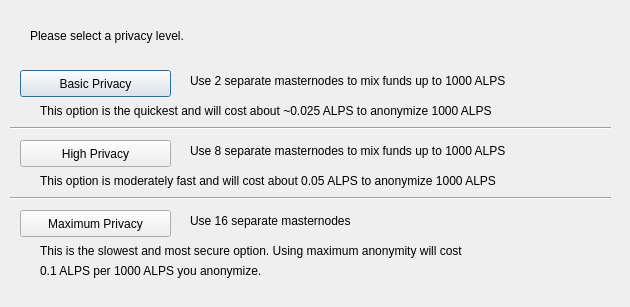
<?xml version="1.0" encoding="UTF-8"?>
<ui version="4.0">
 <class>DarksendConfig</class>
 <widget class="QDialog" name="DarksendConfig">
  <property name="geometry">
   <rect>
    <x>0</x>
    <y>0</y>
    <width>630</width>
    <height>307</height>
   </rect>
  </property>
  <property name="windowTitle">
   <string>Configure PrivateSend</string>
  </property>
  <widget class="QPushButton" name="buttonBasic">
   <property name="geometry">
    <rect>
     <x>20</x>
     <y>70</y>
     <width>151</width>
     <height>27</height>
    </rect>
   </property>
   <property name="text">
    <string>Basic Privacy</string>
   </property>
  </widget>
  <widget class="QPushButton" name="buttonHigh">
   <property name="geometry">
    <rect>
     <x>20</x>
     <y>140</y>
     <width>151</width>
     <height>27</height>
    </rect>
   </property>
   <property name="text">
    <string>High Privacy</string>
   </property>
  </widget>
  <widget class="QPushButton" name="buttonMax">
   <property name="geometry">
    <rect>
     <x>20</x>
     <y>210</y>
     <width>151</width>
     <height>27</height>
    </rect>
   </property>
   <property name="text">
    <string>Maximum Privacy</string>
   </property>
  </widget>
  <widget class="QLabel" name="label">
   <property name="geometry">
    <rect>
     <x>30</x>
     <y>20</y>
     <width>571</width>
     <height>31</height>
    </rect>
   </property>
   <property name="text">
    <string>Please select a privacy level.</string>
   </property>
  </widget>
  <widget class="QLabel" name="label_2">
   <property name="geometry">
    <rect>
     <x>190</x>
     <y>70</y>
     <width>421</width>
     <height>21</height>
    </rect>
   </property>
   <property name="text">
    <string>Use 2 separate masternodes to mix funds up to 1000 ALPS</string>
   </property>
  </widget>
  <widget class="QLabel" name="label_3">
   <property name="geometry">
    <rect>
     <x>190</x>
     <y>140</y>
     <width>411</width>
     <height>21</height>
    </rect>
   </property>
   <property name="text">
    <string>Use 8 separate masternodes to mix funds up to 1000 ALPS</string>
   </property>
  </widget>
  <widget class="QLabel" name="label_4">
   <property name="geometry">
    <rect>
     <x>190</x>
     <y>210</y>
     <width>421</width>
     <height>21</height>
    </rect>
   </property>
   <property name="text">
    <string>Use 16 separate masternodes</string>
   </property>
  </widget>
  <widget class="QLabel" name="label_6">
   <property name="geometry">
    <rect>
     <x>40</x>
     <y>100</y>
     <width>561</width>
     <height>21</height>
    </rect>
   </property>
   <property name="text">
    <string>This option is the quickest and will cost about ~0.025 ALPS to anonymize 1000 ALPS</string>
   </property>
  </widget>
  <widget class="QLabel" name="label_7">
   <property name="geometry">
    <rect>
     <x>40</x>
     <y>170</y>
     <width>561</width>
     <height>21</height>
    </rect>
   </property>
   <property name="text">
    <string>This option is moderately fast and will cost about 0.05 ALPS to anonymize 1000 ALPS</string>
   </property>
  </widget>
  <widget class="QLabel" name="label_8">
   <property name="geometry">
    <rect>
     <x>40</x>
     <y>240</y>
     <width>561</width>
     <height>21</height>
    </rect>
   </property>
   <property name="text">
    <string>This is the slowest and most secure option. Using maximum anonymity will cost</string>
   </property>
  </widget>
  <widget class="QLabel" name="label_9">
   <property name="geometry">
    <rect>
     <x>40</x>
     <y>260</y>
     <width>561</width>
     <height>21</height>
    </rect>
   </property>
   <property name="text">
    <string>0.1 ALPS per 1000 ALPS you anonymize.</string>
   </property>
  </widget>
  <widget class="Line" name="line">
   <property name="geometry">
    <rect>
     <x>10</x>
     <y>120</y>
     <width>601</width>
     <height>16</height>
    </rect>
   </property>
   <property name="orientation">
    <enum>Qt::Horizontal</enum>
   </property>
  </widget>
  <widget class="Line" name="line_2">
   <property name="geometry">
    <rect>
     <x>10</x>
     <y>190</y>
     <width>601</width>
     <height>16</height>
    </rect>
   </property>
   <property name="orientation">
    <enum>Qt::Horizontal</enum>
   </property>
  </widget>
 </widget>
 <resources/>
 <connections/>
</ui>
